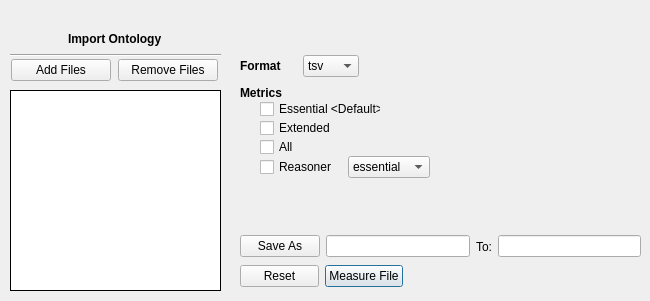
      <widget class="QWidget" name="measure">
       <attribute name="title">
        <string>Measure</string>
       </attribute>
       <widget class="QWidget" name="layoutWidget_59">
        <property name="geometry">
         <rect>
          <x>10</x>
          <y>50</y>
          <width>211</width>
          <height>41</height>
         </rect>
        </property>
        <layout class="QHBoxLayout" name="horizontalLayout_75">
         <item>
          <widget class="QPushButton" name="measureAddFile">
           <property name="sizePolicy">
            <sizepolicy hsizetype="Ignored" vsizetype="Fixed">
             <horstretch>0</horstretch>
             <verstretch>0</verstretch>
            </sizepolicy>
           </property>
           <property name="minimumSize">
            <size>
             <width>100</width>
             <height>0</height>
            </size>
           </property>
           <property name="maximumSize">
            <size>
             <width>100</width>
             <height>16777215</height>
            </size>
           </property>
           <property name="focusPolicy">
            <enum>Qt::NoFocus</enum>
           </property>
           <property name="contextMenuPolicy">
            <enum>Qt::DefaultContextMenu</enum>
           </property>
           <property name="text">
            <string>Add Files</string>
           </property>
           <property name="default">
            <bool>false</bool>
           </property>
           <property name="flat">
            <bool>false</bool>
           </property>
          </widget>
         </item>
         <item>
          <widget class="QPushButton" name="measureRemoveFile">
           <property name="sizePolicy">
            <sizepolicy hsizetype="Ignored" vsizetype="Fixed">
             <horstretch>0</horstretch>
             <verstretch>0</verstretch>
            </sizepolicy>
           </property>
           <property name="minimumSize">
            <size>
             <width>100</width>
             <height>0</height>
            </size>
           </property>
           <property name="maximumSize">
            <size>
             <width>100</width>
             <height>16777215</height>
            </size>
           </property>
           <property name="focusPolicy">
            <enum>Qt::NoFocus</enum>
           </property>
           <property name="text">
            <string>Remove Files</string>
           </property>
          </widget>
         </item>
        </layout>
       </widget>
       <widget class="QWidget" name="layoutWidget_60">
        <property name="geometry">
         <rect>
          <x>240</x>
          <y>230</y>
          <width>401</width>
          <height>33</height>
         </rect>
        </property>
        <layout class="QHBoxLayout" name="horizontalLayout_76">
         <item>
          <widget class="QPushButton" name="measureSaveAs">
           <property name="focusPolicy">
            <enum>Qt::NoFocus</enum>
           </property>
           <property name="text">
            <string>Save As</string>
           </property>
          </widget>
         </item>
         <item>
          <widget class="QLineEdit" name="measureNameSave">
           <property name="focusPolicy">
            <enum>Qt::NoFocus</enum>
           </property>
           <property name="text">
            <string/>
           </property>
           <property name="alignment">
            <set>Qt::AlignLeading|Qt::AlignLeft|Qt::AlignVCenter</set>
           </property>
           <property name="dragEnabled">
            <bool>false</bool>
           </property>
           <property name="placeholderText">
            <string/>
           </property>
           <property name="clearButtonEnabled">
            <bool>false</bool>
           </property>
          </widget>
         </item>
         <item>
          <widget class="QLabel" name="label_39">
           <property name="text">
            <string>To:</string>
           </property>
           <property name="alignment">
            <set>Qt::AlignCenter</set>
           </property>
          </widget>
         </item>
         <item>
          <widget class="QLineEdit" name="measureSavePath">
           <property name="focusPolicy">
            <enum>Qt::NoFocus</enum>
           </property>
          </widget>
         </item>
        </layout>
       </widget>
       <widget class="QWidget" name="layoutWidget_61">
        <property name="geometry">
         <rect>
          <x>240</x>
          <y>260</y>
          <width>163</width>
          <height>32</height>
         </rect>
        </property>
        <layout class="QHBoxLayout" name="horizontalLayout_77">
         <item>
          <widget class="QPushButton" name="measureReset">
           <property name="sizePolicy">
            <sizepolicy hsizetype="Expanding" vsizetype="Fixed">
             <horstretch>0</horstretch>
             <verstretch>0</verstretch>
            </sizepolicy>
           </property>
           <property name="maximumSize">
            <size>
             <width>150</width>
             <height>16777215</height>
            </size>
           </property>
           <property name="focusPolicy">
            <enum>Qt::NoFocus</enum>
           </property>
           <property name="text">
            <string>Reset</string>
           </property>
          </widget>
         </item>
         <item>
          <widget class="QPushButton" name="measureButton">
           <property name="sizePolicy">
            <sizepolicy hsizetype="Expanding" vsizetype="Fixed">
             <horstretch>0</horstretch>
             <verstretch>0</verstretch>
            </sizepolicy>
           </property>
           <property name="minimumSize">
            <size>
             <width>0</width>
             <height>0</height>
            </size>
           </property>
           <property name="maximumSize">
            <size>
             <width>150</width>
             <height>16777215</height>
            </size>
           </property>
           <property name="focusPolicy">
            <enum>Qt::NoFocus</enum>
           </property>
           <property name="autoFillBackground">
            <bool>false</bool>
           </property>
           <property name="text">
            <string>Measure File</string>
           </property>
           <property name="autoDefault">
            <bool>false</bool>
           </property>
           <property name="default">
            <bool>true</bool>
           </property>
           <property name="flat">
            <bool>false</bool>
           </property>
          </widget>
         </item>
        </layout>
       </widget>
       <widget class="QListWidget" name="measureFileNames">
        <property name="geometry">
         <rect>
          <x>10</x>
          <y>90</y>
          <width>211</width>
          <height>201</height>
         </rect>
        </property>
        <property name="focusPolicy">
         <enum>Qt::ClickFocus</enum>
        </property>
        <property name="frameShape">
         <enum>QFrame::Box</enum>
        </property>
        <property name="frameShadow">
         <enum>QFrame::Plain</enum>
        </property>
       </widget>
       <widget class="QWidget" name="layoutWidget_62">
        <property name="geometry">
         <rect>
          <x>240</x>
          <y>50</y>
          <width>119</width>
          <height>32</height>
         </rect>
        </property>
        <layout class="QHBoxLayout" name="horizontalLayout_78">
         <item>
          <widget class="QLabel" name="label_40">
           <property name="font">
            <font>
             <family>Arial</family>
             <pointsize>9</pointsize>
             <bold>true</bold>
            </font>
           </property>
           <property name="text">
            <string>Format</string>
           </property>
          </widget>
         </item>
         <item>
          <widget class="QComboBox" name="measureFormat">
           <property name="focusPolicy">
            <enum>Qt::NoFocus</enum>
           </property>
           <item>
            <property name="text">
             <string>tsv</string>
            </property>
           </item>
           <item>
            <property name="text">
             <string>csv</string>
            </property>
           </item>
           <item>
            <property name="text">
             <string>html</string>
            </property>
           </item>
           <item>
            <property name="text">
             <string>json</string>
            </property>
           </item>
           <item>
            <property name="text">
             <string>yaml</string>
            </property>
           </item>
          </widget>
         </item>
        </layout>
       </widget>
       <widget class="QLabel" name="label_41">
        <property name="geometry">
         <rect>
          <x>240</x>
          <y>80</y>
          <width>71</width>
          <height>26</height>
         </rect>
        </property>
        <property name="font">
         <font>
          <family>Arial</family>
          <pointsize>9</pointsize>
          <bold>true</bold>
         </font>
        </property>
        <property name="text">
         <string>Metrics</string>
        </property>
       </widget>
       <widget class="QCheckBox" name="all">
        <property name="geometry">
         <rect>
          <x>260</x>
          <y>138</y>
          <width>38</width>
          <height>18</height>
         </rect>
        </property>
        <property name="focusPolicy">
         <enum>Qt::NoFocus</enum>
        </property>
        <property name="text">
         <string>All</string>
        </property>
       </widget>
       <widget class="QCheckBox" name="extended">
        <property name="geometry">
         <rect>
          <x>260</x>
          <y>119</y>
          <width>72</width>
          <height>18</height>
         </rect>
        </property>
        <property name="focusPolicy">
         <enum>Qt::NoFocus</enum>
        </property>
        <property name="text">
         <string>Extended</string>
        </property>
       </widget>
       <widget class="QCheckBox" name="essential">
        <property name="geometry">
         <rect>
          <x>260</x>
          <y>100</y>
          <width>121</width>
          <height>18</height>
         </rect>
        </property>
        <property name="focusPolicy">
         <enum>Qt::NoFocus</enum>
        </property>
        <property name="text">
         <string>Essential &lt;Default&gt;</string>
        </property>
        <property name="checked">
         <bool>false</bool>
        </property>
       </widget>
       <widget class="QWidget" name="layoutWidget">
        <property name="geometry">
         <rect>
          <x>260</x>
          <y>151</y>
          <width>170</width>
          <height>33</height>
         </rect>
        </property>
        <layout class="QHBoxLayout" name="horizontalLayout_79">
         <item>
          <widget class="QCheckBox" name="reasoner">
           <property name="focusPolicy">
            <enum>Qt::NoFocus</enum>
           </property>
           <property name="text">
            <string>Reasoner</string>
           </property>
          </widget>
         </item>
         <item>
          <widget class="QComboBox" name="reasonerMetrics">
           <property name="focusPolicy">
            <enum>Qt::NoFocus</enum>
           </property>
           <item>
            <property name="text">
             <string>essential</string>
            </property>
           </item>
           <item>
            <property name="text">
             <string>extended</string>
            </property>
           </item>
           <item>
            <property name="text">
             <string>all</string>
            </property>
           </item>
          </widget>
         </item>
        </layout>
       </widget>
       <widget class="QWidget" name="">
        <property name="geometry">
         <rect>
          <x>10</x>
          <y>30</y>
          <width>211</width>
          <height>27</height>
         </rect>
        </property>
        <layout class="QVBoxLayout" name="verticalLayout_11">
         <item alignment="Qt::AlignHCenter">
          <widget class="QLabel" name="label_81">
           <property name="font">
            <font>
             <family>Arial</family>
             <pointsize>9</pointsize>
             <bold>true</bold>
            </font>
           </property>
           <property name="text">
            <string>Import Ontology</string>
           </property>
          </widget>
         </item>
         <item>
          <widget class="Line" name="line_19">
           <property name="orientation">
            <enum>Qt::Horizontal</enum>
           </property>
          </widget>
         </item>
        </layout>
       </widget>
      </widget>
